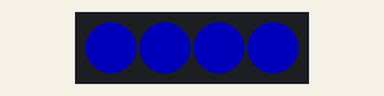
This sketch was run on a simulated Arduino Uno, built with avr-gcc and run on an emulated ATmega328P. Parts: 4 RGB LEDs in strip order, left to right. Dim RGB values are drawn brighter than linear; random numbers use the default seed unless the sketch sets one.

Above: at 10.1 s.
At 16.42 s:
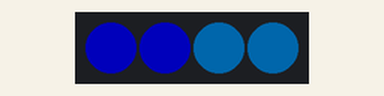
At 19.43 s:
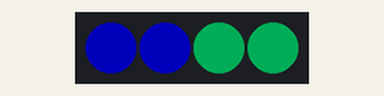
At 22.8 s:
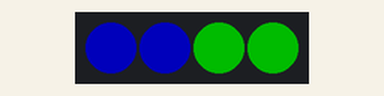
At 29.15 s:
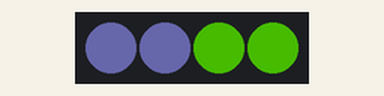
At 35.5 s:
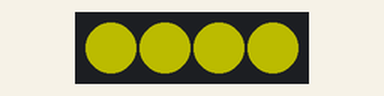
Timing chart, 0 to 40.0 s (numbered marks = the images above):
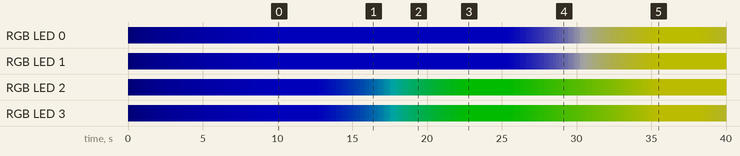

The sketch:

BubblegramBase.ino
```cpp
#include <Adafruit_NeoPixel.h>
#include "Color.h"

// Pin connected to WS2812 data.
#define PIN 0

// Number of LEDs to drive.
#define NUMPIXELS 4

// Half of the pixels. Used when figuring out which ones to turn on.
#define HALF_NUM_PIXELS NUMPIXELS / 2

// Amount of time between LED updates.
#define MS_PER_LOOP 200

// Amount of time to hold between solid color / different color transitions.
#define MS_PER_HOLD 2500

// The most any RGB value can move in a single loop.
#define MAX_TRANSITION_RGB 5

// Default brightness of the strip. Darker seems to produce richer colors up to a point.
#define INITIAL_STRIP_BRIGHTNESS 75

// Chooses a random number 0, 128, 255 - for selecting reasonably primary RGB
// values.
#define rand_rgb() min(255, 128 * (rand() % 3))

// WS2812 lights being controlled.
Adafruit_NeoPixel strip = Adafruit_NeoPixel(NUMPIXELS, PIN, NEO_GRB + NEO_KHZ800);

// The set of current ("to display") colors for the lights.
Color currentColor[NUMPIXELS];

// The set of target ("heading toward") colors for the lights.
Color targetColor[NUMPIXELS];

// The "primary light" around which operations happen. Gets randomized to ensure
// the same lights aren't just changing all the time.
uint8_t primaryLightIndex = 0;

void setup()
{
  for (uint8_t i = 0; i < NUMPIXELS; i++)
  {
    currentColor[i] = Color();
    targetColor[i] = Color();
  }

  strip.begin();
  strip.setBrightness(INITIAL_STRIP_BRIGHTNESS);
}

void loop()
{
  // Primary rotates from one pixel to the next.
  if(primaryLightIndex >= NUMPIXELS)
  {
    primaryLightIndex = 0;
  }

  Color newColor = randomPrimary();
  uint8_t loopIndex = 0;

  // Set everything to a solid color.
  for (loopIndex = 0; loopIndex < NUMPIXELS; loopIndex++)
  {
    targetColor[loopIndex].fromColor(newColor);
  }

  transitionLoop();
  delay(MS_PER_HOLD);

  // Split the lights in half. One half stays the same, one half
  // transitions to a new color.
  while (newColor.equals(targetColor[primaryLightIndex]))
  {
    newColor = randomPrimary();
  }

  for (loopIndex = HALF_NUM_PIXELS; loopIndex < NUMPIXELS; loopIndex++)
  {
    uint8_t index = (primaryLightIndex + loopIndex) % NUMPIXELS;
    targetColor[index].fromColor(newColor);
  }

  transitionLoop();
  delay(MS_PER_HOLD);

  primaryLightIndex++;
}

static Color randomPrimary()
{
  Color random = Color();
  while (random.isMonochrome())
  {
    random.red = rand_rgb();
    random.green = rand_rgb();
    random.blue = rand_rgb();
  }

  return random;
}

static void transitionLoop()
{
  while (!allLightsAtTarget())
  {
    for (uint8_t loopIndex = 0; loopIndex < NUMPIXELS; loopIndex++)
    {
      transitionSingleLight(loopIndex);
    }

    show();
    delay(MS_PER_LOOP);
  }
}

void show()
{
  for (uint16_t i = 0; i < strip.numPixels(); i++)
  {
    strip.setPixelColor(i, currentColor[i].red, currentColor[i].green, currentColor[i].blue);
  }

  strip.show();
}

static bool allLightsAtTarget()
{
  for (uint8_t i = 0; i < NUMPIXELS; i++)
  {
    if (!currentColor[i].equals(targetColor[i]))
    {
      return false;
    }
  }

  return true;
}

static void transitionSingleLight(uint8_t index)
{
  if (!currentColor[index].equals(targetColor[index]))
  {
    currentColor[index].red = transitionColorValue(currentColor[index].red, targetColor[index].red);
    currentColor[index].green = transitionColorValue(currentColor[index].green, targetColor[index].green);
    currentColor[index].blue = transitionColorValue(currentColor[index].blue, targetColor[index].blue);
  }
}

uint8_t transitionColorValue(uint8_t current, uint8_t target)
{
  if (current == target)
  {
    return current;
  }

  uint8_t step = min(abs(current - target), MAX_TRANSITION_RGB);
  return target > current ? current + step : current - step;
}
```

Color.cpp
```cpp
#include "Color.h"

Color::Color()
{
  red = 0;
  blue = 0;
  green = 0;
}

void Color::fromColor(const Color &color)
{
  red = color.red;
  green = color.green;
  blue = color.blue;
}

bool Color::equals(const Color &color)
{
  return color.blue == blue && color.red == red && color.green == green;
}

bool Color::isMonochrome()
{
  return red == green && green == blue;
}
```

Color.h
```cpp
#ifndef Color_h
#define Color_h

#include "Arduino.h"

class Color
{
public:
  Color();

  uint8_t red;
  uint8_t green;
  uint8_t blue;

  void fromColor(const Color &color);
  bool equals(const Color &color);
  bool isMonochrome();
};

#endif
```

Measured:
- by itself, RGB LED 0: off → RGB(0, 0, 1) at 0.00 s, → RGB(0, 0, 2) 0.20 s later, → RGB(0, 0, 4) 0.20 s later, → RGB(0, 0, 5) 0.20 s later, … (112 changes in this stretch)
- by itself, RGB LED 1: off → RGB(0, 0, 1) at 0.00 s, → RGB(0, 0, 2) 0.20 s later, → RGB(0, 0, 4) 0.20 s later, → RGB(0, 0, 5) 0.20 s later, … (102 changes in this stretch)
